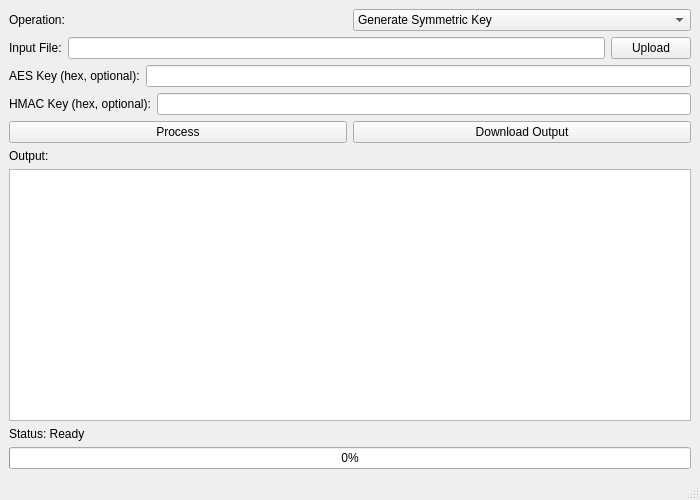
<?xml version="1.0" encoding="UTF-8"?>
<ui version="4.0">
 <class>MainWindow</class>
 <widget class="QMainWindow" name="MainWindow">
  <property name="geometry">
   <rect>
    <x>0</x>
    <y>0</y>
    <width>700</width>
    <height>500</height>
   </rect>
  </property>
  <property name="windowTitle">
   <string>Crypto S/W App1</string>
  </property>
  <widget class="QWidget" name="centralwidget">
   <layout class="QVBoxLayout" name="verticalLayout">
    <item>
    <layout class="QHBoxLayout" name="operationLayout">
     <item>
      <widget class="QLabel" name="operationLabel">
       <property name="text">
        <string>Operation:</string>
       </property>
      </widget>
     </item>
     <item>
      <widget class="QComboBox" name="operationCombo">
       <item>
        <property name="text">
         <string>Generate Symmetric Key</string>
        </property>
       </item>
       <item>
        <property name="text">
         <string>AES Encrypt (CBC)</string>
        </property>
       </item>
       <item>
        <property name="text">
         <string>AES Decrypt (CBC)</string>
        </property>
       </item>
       <item>
        <property name="text">
         <string>SHA-256</string>
        </property>
       </item>
       <item>
        <property name="text">
         <string>HMAC-SHA256</string>
        </property>
       </item>
      </widget>
     </item>
    </layout>
    </item>
    <item>
    <layout class="QHBoxLayout" name="inputLayout">
     <item>
      <widget class="QLabel" name="inputLabel">
       <property name="text">
        <string>Input File:</string>
       </property>
      </widget>
     </item>
     <item>
      <widget class="QLineEdit" name="inputPathEdit"/>
     </item>
     <item>
      <widget class="QPushButton" name="uploadButton">
       <property name="text">
        <string>Upload</string>
       </property>
      </widget>
     </item>
    </layout>
    </item>
    <item>
    <layout class="QHBoxLayout" name="aesKeyLayout">
     <item>
      <widget class="QLabel" name="aesKeyLabel">
       <property name="text">
        <string>AES Key (hex, optional):</string>
       </property>
      </widget>
     </item>
     <item>
      <widget class="QLineEdit" name="keyHexEdit"/>
     </item>
    </layout>
    </item>
    <item>
    <layout class="QHBoxLayout" name="hmacKeyLayout">
     <item>
      <widget class="QLabel" name="hmacKeyLabel">
       <property name="text">
        <string>HMAC Key (hex, optional):</string>
       </property>
      </widget>
     </item>
     <item>
      <widget class="QLineEdit" name="hmacKeyHexEdit"/>
     </item>
    </layout>
    </item>
    <item>
    <layout class="QHBoxLayout" name="buttonsLayout">
     <item>
      <widget class="QPushButton" name="processButton">
       <property name="text">
        <string>Process</string>
       </property>
      </widget>
     </item>
     <item>
      <widget class="QPushButton" name="downloadButton">
       <property name="text">
        <string>Download Output</string>
       </property>
      </widget>
     </item>
    </layout>
    </item>
    <item>
     <widget class="QLabel" name="outputLabel">
      <property name="text">
       <string>Output:</string>
      </property>
     </widget>
    </item>
    <item>
     <widget class="QTextEdit" name="outputText">
      <property name="readOnly">
       <bool>true</bool>
      </property>
     </widget>
    </item>

    <item>
     <widget class="QLabel" name="statusLabel">
      <property name="text">
       <string>Status: Ready</string>
      </property>
     </widget>
    </item>

    <item>
     <widget class="QProgressBar" name="progressBar">
      <property name="minimum">
       <number>0</number>
      </property>
      <property name="maximum">
       <number>100</number>
      </property>
      <property name="value">
       <number>0</number>
      </property>
     </widget>
    </item>

   </layout>
  </widget>
  <widget class="QMenuBar" name="menubar"/>
  <widget class="QStatusBar" name="statusbar"/>
 </widget>
 <resources/>
 <connections/>
</ui>
